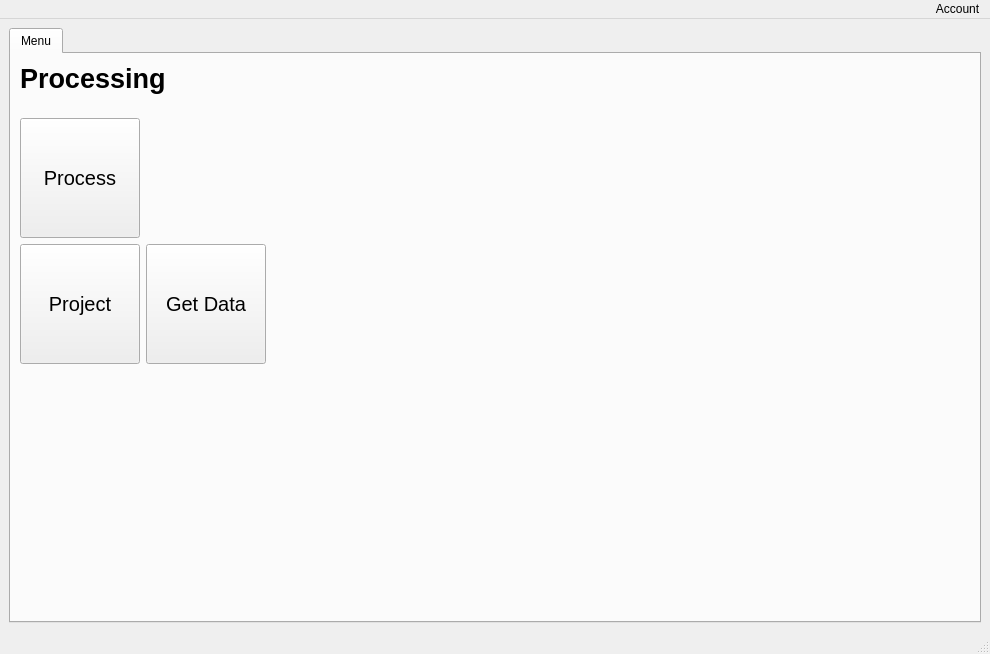
<?xml version="1.0" encoding="UTF-8"?>
<ui version="4.0">
 <class>MainWindow</class>
 <widget class="QMainWindow" name="MainWindow">
  <property name="geometry">
   <rect>
    <x>0</x>
    <y>0</y>
    <width>990</width>
    <height>654</height>
   </rect>
  </property>
  <property name="windowTitle">
   <string>MainWindow</string>
  </property>
  <widget class="QWidget" name="centralwidget">
   <property name="sizePolicy">
    <sizepolicy hsizetype="Expanding" vsizetype="Expanding">
     <horstretch>0</horstretch>
     <verstretch>0</verstretch>
    </sizepolicy>
   </property>
   <property name="maximumSize">
    <size>
     <width>16777215</width>
     <height>16777215</height>
    </size>
   </property>
   <layout class="QHBoxLayout" name="horizontalLayout_4">
    <item>
     <widget class="QTabWidget" name="tab_menu">
      <property name="sizePolicy">
       <sizepolicy hsizetype="Expanding" vsizetype="Expanding">
        <horstretch>0</horstretch>
        <verstretch>0</verstretch>
       </sizepolicy>
      </property>
      <property name="cursor">
       <cursorShape>ArrowCursor</cursorShape>
      </property>
      <property name="currentIndex">
       <number>0</number>
      </property>
      <widget class="QWidget" name="Menu">
       <property name="enabled">
        <bool>true</bool>
       </property>
       <attribute name="title">
        <string>Menu</string>
       </attribute>
       <layout class="QVBoxLayout" name="verticalLayout">
        <item>
         <layout class="QVBoxLayout" name="verticalLayout_2">
          <property name="spacing">
           <number>24</number>
          </property>
          <item>
           <widget class="QLabel" name="label">
            <property name="font">
             <font>
              <pointsize>20</pointsize>
              <weight>75</weight>
              <bold>true</bold>
             </font>
            </property>
            <property name="text">
             <string>Processing</string>
            </property>
           </widget>
          </item>
          <item>
           <layout class="QHBoxLayout" name="horizontalLayout_2">
            <property name="spacing">
             <number>12</number>
            </property>
            <item>
             <widget class="QPushButton" name="btn_process_page">
              <property name="sizePolicy">
               <sizepolicy hsizetype="Fixed" vsizetype="Fixed">
                <horstretch>0</horstretch>
                <verstretch>0</verstretch>
               </sizepolicy>
              </property>
              <property name="minimumSize">
               <size>
                <width>120</width>
                <height>120</height>
               </size>
              </property>
              <property name="font">
               <font>
                <pointsize>15</pointsize>
               </font>
              </property>
              <property name="text">
               <string>Process</string>
              </property>
              <property name="iconSize">
               <size>
                <width>30</width>
                <height>30</height>
               </size>
              </property>
             </widget>
            </item>
            <item>
             <spacer name="horizontalSpacer">
              <property name="orientation">
               <enum>Qt::Horizontal</enum>
              </property>
              <property name="sizeHint" stdset="0">
               <size>
                <width>40</width>
                <height>20</height>
               </size>
              </property>
             </spacer>
            </item>
           </layout>
          </item>
         </layout>
        </item>
        <item>
         <layout class="QHBoxLayout" name="horizontalLayout">
          <item>
           <widget class="QPushButton" name="btn_project_page">
            <property name="sizePolicy">
             <sizepolicy hsizetype="Fixed" vsizetype="Fixed">
              <horstretch>0</horstretch>
              <verstretch>0</verstretch>
             </sizepolicy>
            </property>
            <property name="minimumSize">
             <size>
              <width>120</width>
              <height>120</height>
             </size>
            </property>
            <property name="font">
             <font>
              <pointsize>15</pointsize>
             </font>
            </property>
            <property name="text">
             <string>Project</string>
            </property>
            <property name="iconSize">
             <size>
              <width>30</width>
              <height>30</height>
             </size>
            </property>
           </widget>
          </item>
          <item>
           <widget class="QPushButton" name="btn_get_data">
            <property name="sizePolicy">
             <sizepolicy hsizetype="Fixed" vsizetype="Fixed">
              <horstretch>0</horstretch>
              <verstretch>0</verstretch>
             </sizepolicy>
            </property>
            <property name="minimumSize">
             <size>
              <width>120</width>
              <height>120</height>
             </size>
            </property>
            <property name="font">
             <font>
              <pointsize>15</pointsize>
             </font>
            </property>
            <property name="text">
             <string>Get Data</string>
            </property>
            <property name="iconSize">
             <size>
              <width>30</width>
              <height>30</height>
             </size>
            </property>
           </widget>
          </item>
          <item>
           <spacer name="horizontalSpacer_2">
            <property name="orientation">
             <enum>Qt::Horizontal</enum>
            </property>
            <property name="sizeHint" stdset="0">
             <size>
              <width>40</width>
              <height>20</height>
             </size>
            </property>
           </spacer>
          </item>
         </layout>
        </item>
        <item>
         <spacer name="verticalSpacer">
          <property name="orientation">
           <enum>Qt::Vertical</enum>
          </property>
          <property name="sizeHint" stdset="0">
           <size>
            <width>20</width>
            <height>240</height>
           </size>
          </property>
         </spacer>
        </item>
       </layout>
      </widget>
     </widget>
    </item>
   </layout>
  </widget>
  <widget class="QStatusBar" name="statusbar"/>
  <widget class="QMenuBar" name="menubar">
   <property name="geometry">
    <rect>
     <x>0</x>
     <y>0</y>
     <width>990</width>
     <height>21</height>
    </rect>
   </property>
   <property name="layoutDirection">
    <enum>Qt::RightToLeft</enum>
   </property>
   <property name="defaultUp">
    <bool>false</bool>
   </property>
   <widget class="QMenu" name="Account">
    <property name="title">
     <string>Account</string>
    </property>
    <addaction name="btn_log_out"/>
   </widget>
   <addaction name="Account"/>
  </widget>
  <action name="btn_log_out">
   <property name="text">
    <string>Log out</string>
   </property>
  </action>
 </widget>
 <resources/>
 <connections/>
</ui>
